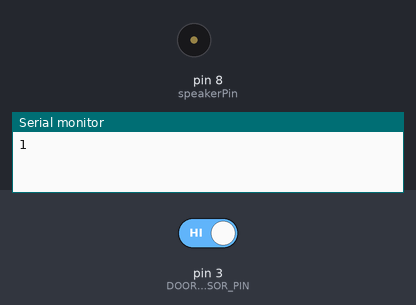
This sketch was run on a simulated Arduino Uno, built with avr-gcc and run on an emulated ATmega328P. On the bench: buzzer (waves = sounding), the last lines printed to the serial monitor. The inputs (shaded band) are chosen by the test bench; at power-on: pin 3 (DOOR_SENSOR_PIN) HIGH.

Above: at 1.2 s.
1.3 s: pin 3 (DOOR_SENSOR_PIN) driven LOW
At 1.7 s:
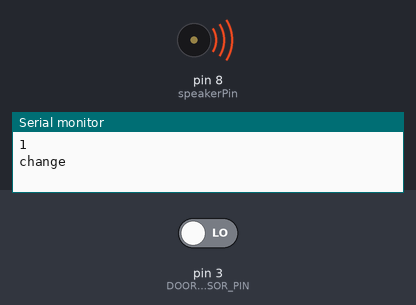
Timing chart, 0 to 4.3 s (numbered marks = the images above; inputs shaded):
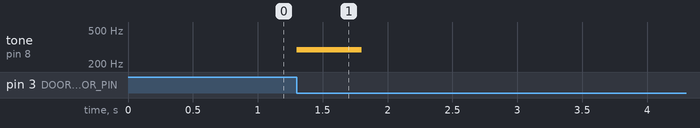

Measured:
- after the input at 1.3 s, tone on pin 8 (speakerPin): silent → 294 Hz at once, → silent 0.50 s later

The sketch:

DoorAlert.ino
```cpp
#include "SD.h"
#define SD_ChipSelectPin 4
#include "TMRpcm.h"
#include "SPI.h"

TMRpcm tmrpcm;
const int DOOR_SENSOR_PIN = 3;  // Arduino pin connected to door sensor's pin

int currentDoorState; // current state of door sensor
int lastDoorState;    // previous state of door sensor

void setup() {
  tmrpcm.speakerPin = 8;
  Serial.begin(9600);
  pinMode(DOOR_SENSOR_PIN, INPUT_PULLUP);
  currentDoorState = digitalRead(DOOR_SENSOR_PIN); // read state
  Serial.println(currentDoorState);
}

void loop() {
  lastDoorState = currentDoorState;              // save the last state
  currentDoorState  = digitalRead(DOOR_SENSOR_PIN); // read new state

  if (lastDoorState == LOW && currentDoorState == HIGH) {
    Serial.println("change");
    tone(8,262);
    delay(500);
    noTone(8);
  }
  else
  if (lastDoorState == HIGH && currentDoorState == LOW) {
    Serial.println("change");
    tone(8,294);
    delay(500);
    noTone(8);
  }
}
```
